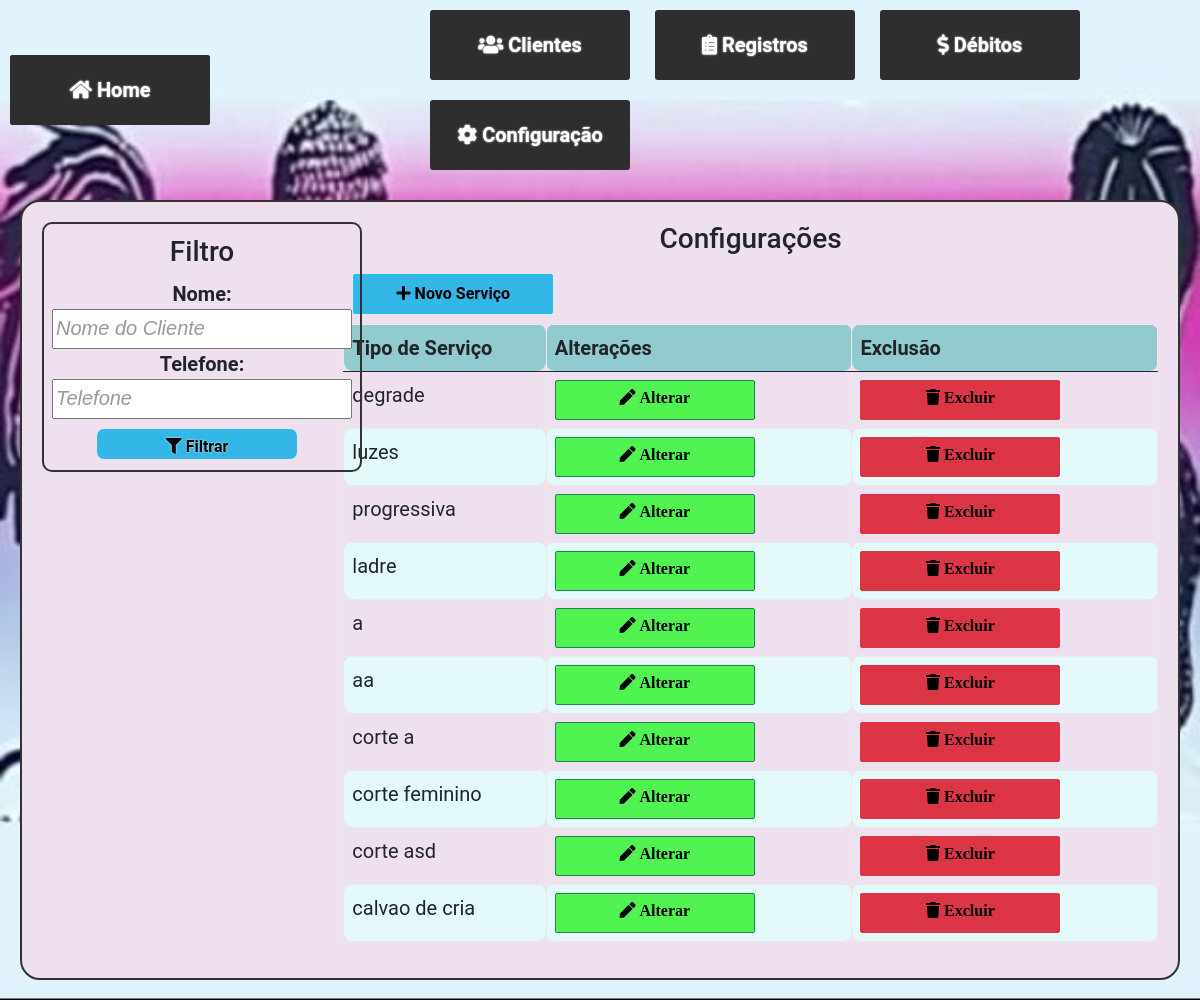
The app's page /configuracoes.php with its own data.
### tables this page shows
CREATE TABLE `tiposervico` (
  `Id_TipoServico` int(11) NOT NULL,
  `TipoServico` varchar(52) NOT NULL
);

### banco-tipo-servico.php (called while the page is built, shortened)
<?php
function listarTipoServicos($conexao){
    $query ="SELECT * FROM `tiposervico`";
    $resultado = mysqli_query($conexao, $query);
    $tiposervicos = array();
    while ($dados = mysqli_fetch_array($resultado)) {
    array_push($tiposervicos, $dados);
}
return $tiposervicos;
}
?>

### configuracoes.php (the view, shortened to what this page needs)
<?php
require_once("banco-tipo-servico.php");
require_once("cabecalho.php");
$tiposervicos = listarTipoServicos($conexao);
?>
<head>
        <link rel="stylesheet" href="https://cdnjs.cloudflare.com/ajax/libs/font-awesome/4.7.0/css/font-awesome.min.css">
        <link rel="stylesheet" href="style.css"/>
        </head>
    <section class="lista-clientes">
    <div class="clientes-wrapper">
        <div class="filtro">
    <?php require_once("filter.php");?>
    </div>
    </body>
    <div class="tabela-clientes-wrapper">
    <h3>Configurações</h3>
            <div class="div-botao-novocliente">
            <button class="btn btn-info "onclick="openModal('tipo-servico-form.php')" role="button" ><i class="fas fa-plus"></i> Novo Serviço</button>
            </div>
        <div class="title-clientes-tabela">
        <table class="table">
<thead>
<tr>
<th class=linhas>Tipo de Serviço</th>
<th class="linhas">Alterações</th>
<th class="linhas">Exclusão</th>
</tr>
</thead>
<tbody>
<?php
foreach ($tiposervicos as $tiposervico) :
?>
<tr>
<td class=linhas><?= $tiposervico['TipoServico'] ?></td>
<td class="linhas"><a href="#" class="btn btn-success" onclick="openModal('?id=<?= $tiposervico['Id_TipoServico'] ?>')"><i class="fas fa-pen"> Alterar</a></td>
<td class=linhas><a href="c?id=<?= $tiposervico['Id_TipoServico'] ?>" class="btn btn-danger" onclick="return confirm('Confirma exclusão desse servico ( <?= $tiposervico['TipoServico'] ?>)?');"><i class="fas fa-trash"> Excluir</a></td>
</tr>
</div>
<?php endforeach ?>
</section>

### style.css (style rules this page uses)
.inicio { background-image: url("images/fundolayout.jpg"); background-repeat: no-repeat; background-size: 100% 100%; background-attachment: fixed; }
body { background-color: azure; font-family: Roboto, sans-serif; font-size:20px; }
tr:nth-child(even) { background-color:rgb(228, 250, 250); }
.linhas { border-radius: 9px; margin: 5px; padding: 5px; border: 1px solid #e9e9e9; }
.table { border-collapse: collapse; border: 1px solid #cccccc; }
thead { background-color: #91cbcf; }
.clientes-wrapper { display: flex; justify-content: space-between; }
.filtro { width: 1%; }
.tabela-clientes-wrapper { width: 73%; }
button { margin: 10px; border: none; border-width:1px; font-weight: bold; width: 200px; height: 40px; color: rgb(255, 255, 255); border-radius: 10px; cursor: pointer; font-size: 1.0em; text-shadow: rgb(247, 247, 247) 0 0 2px; }
.btn { font-weight: bold; width: 200px; height: 40px; color: rgb(0, 0, 0); border-radius: 2px; text-decoration: none; margin-right: 20px; padding: 5px; }
.btn-info { background-color: rgb(51, 183, 231); text-shadow:none; }
.div-botao-novocliente { display: block; }
.lista-clientes { border: 2px solid #323232; border-radius: 20px; background-image: none; background-color: rgb(239, 224, 240); margin: 20px; padding: 20px; }
.lista-clientes h3 { text-align: center; }
.btn-success { background-color: rgb(81, 243, 81); text-shadow:none; }

### records on screen
tiposervico: TipoServico "degrade"
tiposervico: TipoServico "luzes"
tiposervico: TipoServico "progressiva"
tiposervico: TipoServico "ladre"
tiposervico: TipoServico "a"
tiposervico: TipoServico "aa"
tiposervico: TipoServico "corte a"
tiposervico: TipoServico "corte feminino"
tiposervico: TipoServico "corte asd"
tiposervico: TipoServico "calvao de cria"
